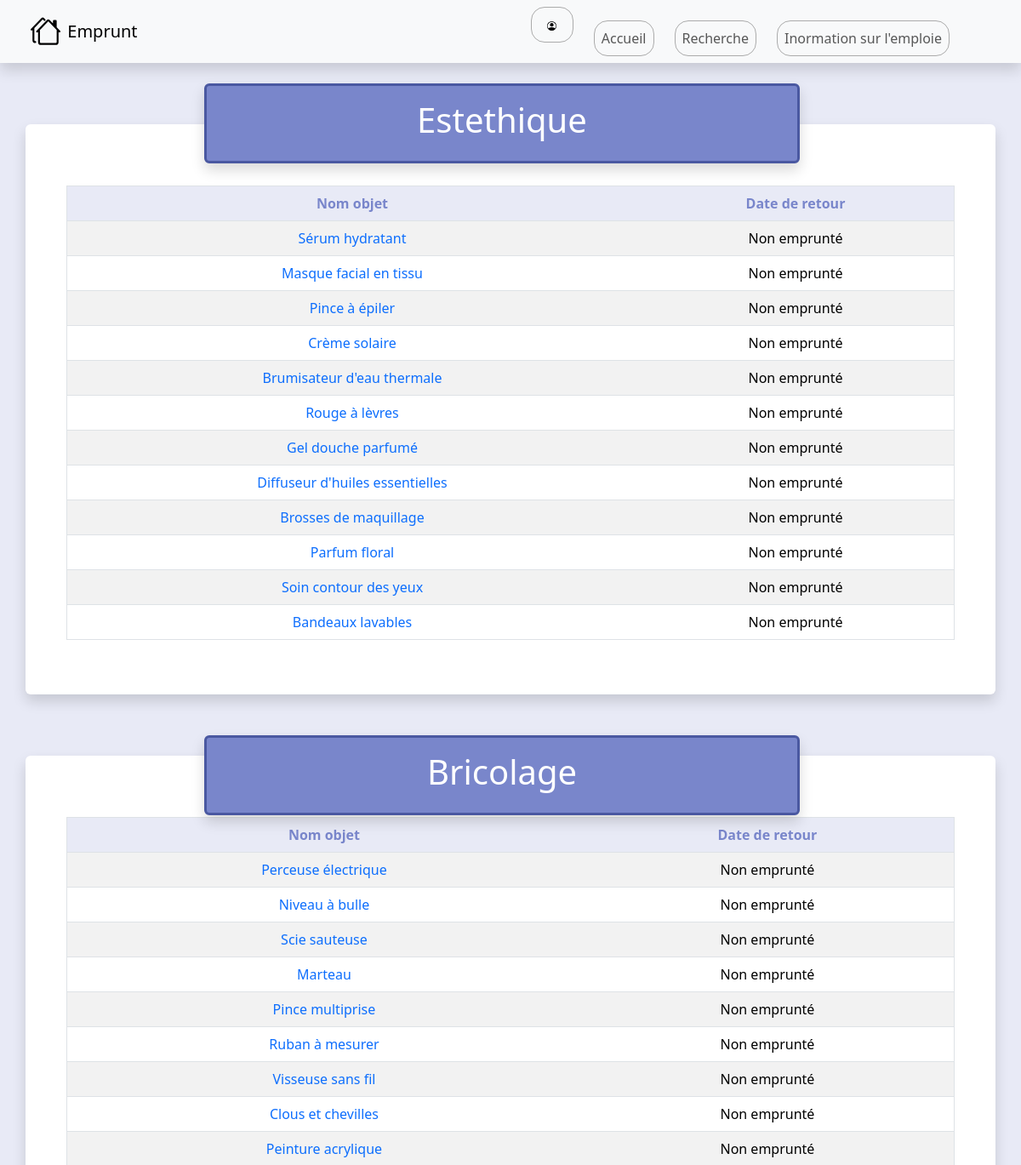
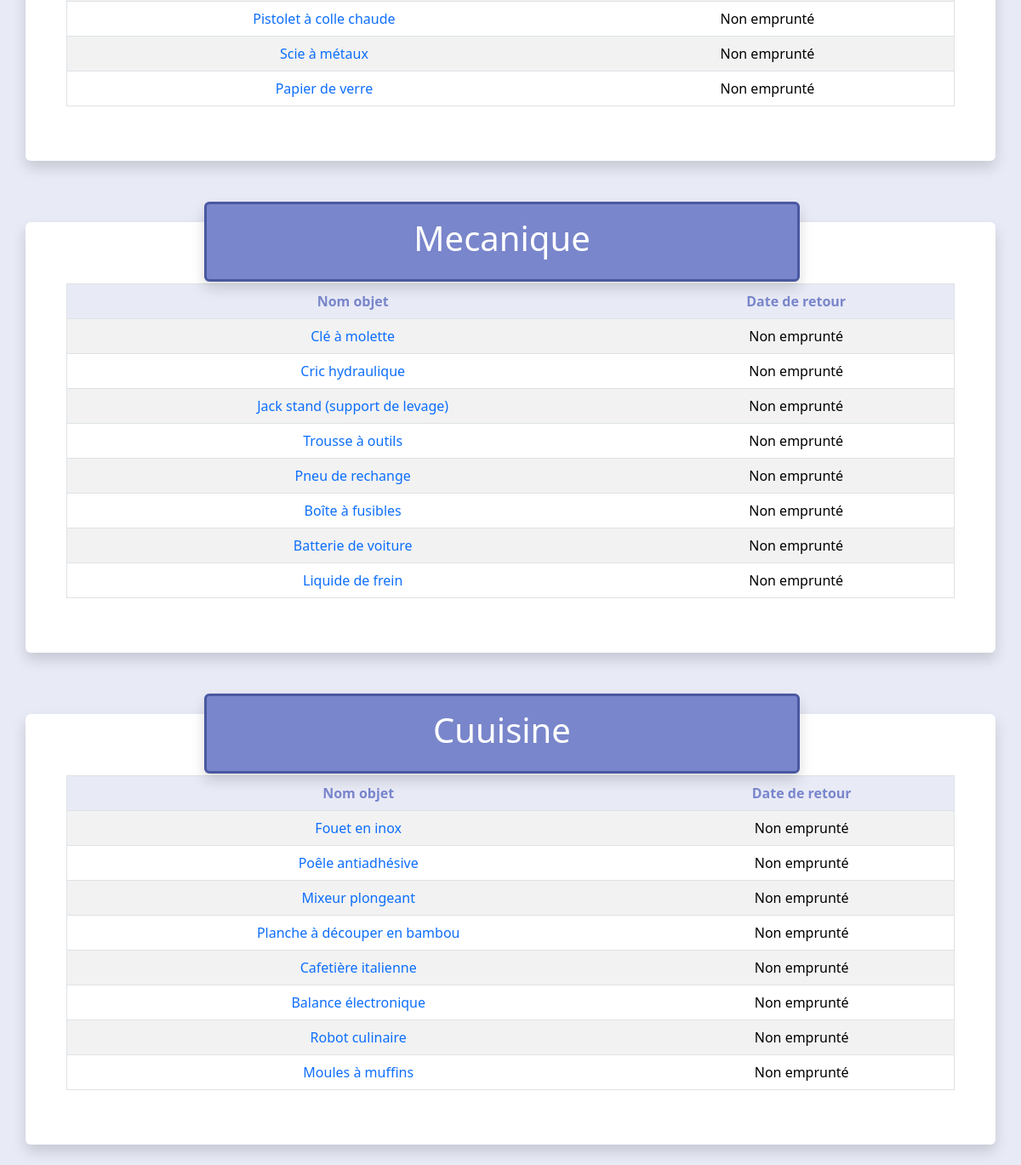
The page /pages/accueil.php on the database as committed earlier (2 pictures, top to bottom).
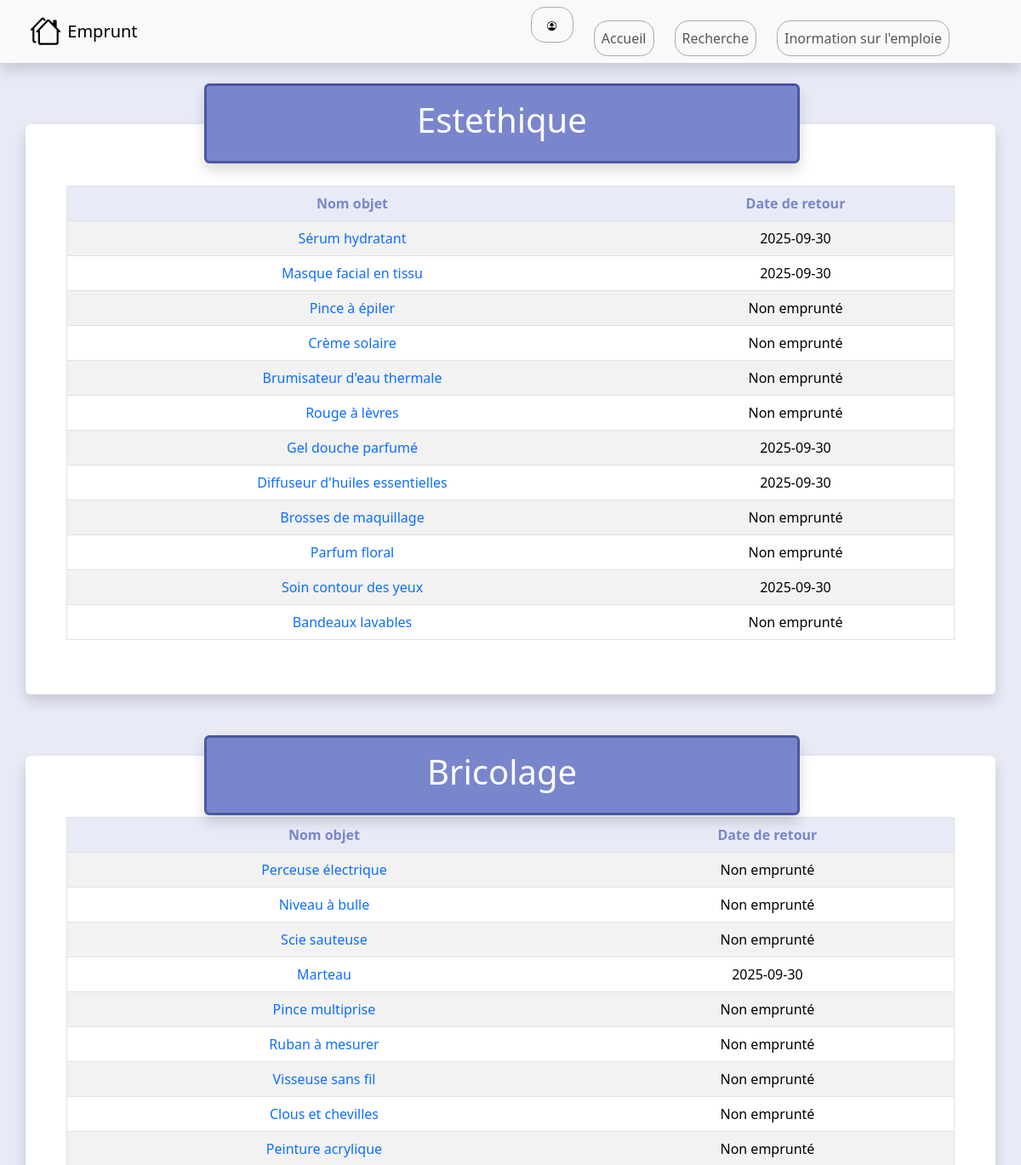
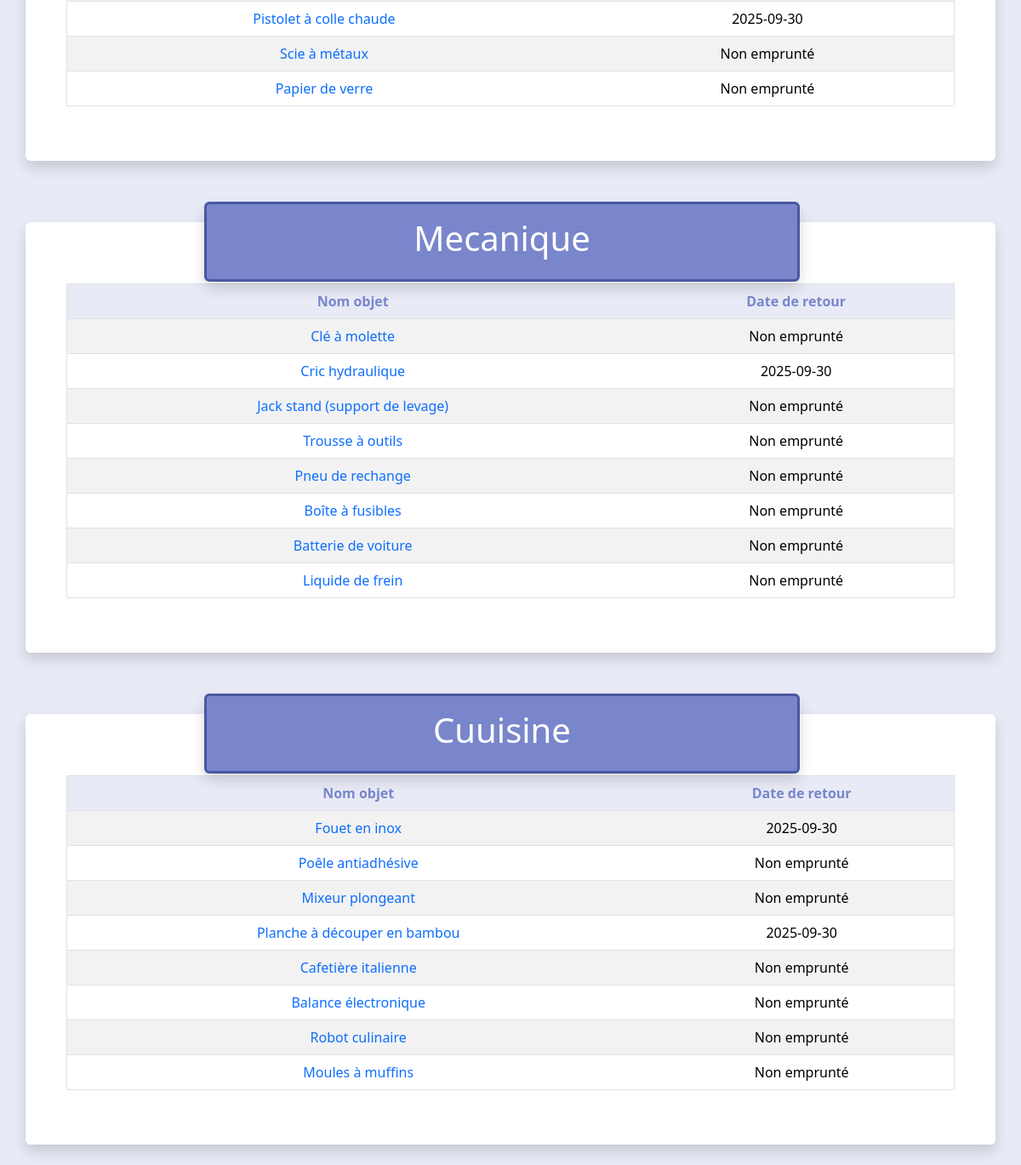
The same page on the database as committed later (2 pictures, top to bottom).
### tables this page shows
CREATE TABLE categore_objet(
    id_categorie INT PRIMARY KEY AUTO_INCREMENT,
    nom_categorie VARCHAR(100)
);

CREATE TABLE objet(
    id_objet INT PRIMARY KEY AUTO_INCREMENT,
    nom_objet VARCHAR(100),
    id_categorie INT,
    id_membre INT,
    FOREIGN KEY (id_categorie) REFERENCES categore_objet(id_categorie),
    FOREIGN KEY (id_membre) REFERENCES membre(id_membre)
);

CREATE TABLE emprunt(
    id_emprunt INT PRIMARY KEY AUTO_INCREMENT,
    id_objet INT,
    id_membre INT,
    date_emprunt DATE,
    date_retour DATE,
    FOREIGN KEY (id_objet) REFERENCES objet(id_objet),
    FOREIGN KEY (id_membre) REFERENCES membre(id_membre)
);

### inc/connection.php (called while the page is built, shortened)
<?php
    function dbconnect()
    {
        static $connect = null;
        if ($connect === null) {
            $connect = mysqli_connect('localhost','root','','exam_vacances');
            mysqli_set_charset($connect, 'utf8mb4');
        }
        return $connect;
    }
?>

### inc/fonction.php (called while the page is built, shortened)
<?php
    include('connection.php');
    function cat_objet()
    {
        $sql ="SELECT * FROM categore_objet";
        $requet = mysqli_query(dbconnect(),$sql);
        $result = array();
        while($all_categorie = mysqli_fetch_assoc($requet))
        {
            $result[] = $all_categorie;
        }
        return $result;
    }
    function all_objet()
    {
        $sql ="SELECT * FROM objet";
        $requet = mysqli_query(dbconnect(),$sql);
        $result = array();
        while($all_objet = mysqli_fetch_assoc($requet))
        {
            $result[] = $all_objet;
        }
        return $result;
    }
    function emprunt($id_objet)
    {
        $sql ="SELECT * FROM emprunt WHERE id_objet = %s AND date_retour > NOW()";
        $sql = sprintf($sql,$id_objet);
        $requet = mysqli_query(dbconnect(),$sql);
        $result = mysqli_fetch_assoc($requet);
        if (isset($result))
        {
            return $result['date_retour'];
        }
        else
        {
            return 'Non emprunté';
        }
    }
?>

### pages/accueil.php (the view, shortened to what this page needs)
<?php
    include('../inc/fonction.php');
    $categorie = cat_objet();
    $taille = 0;
    while (isset($categorie[$taille]))
    {
        $taille++;
    }
    $objet = all_objet();
    $count = 0;
    while (isset($objet[$count]))
    {
        $count++;
    }
?>
<!DOCTYPE html>
<html lang="en">
<head>
    <link href="../assets/bootstrap/css/bootstrap.min.css" rel="stylesheet">
    <link rel="stylesheet" href="../assets/css/style.css">
</head>
<body>
    <?php include('header.php');
        for ($i=0; $i < $taille; $i++) { ?>
            <div class="titre_accueil col-md-7 shadow rounded mt-4">
                <h1 class="text-center p-3 text-white"><?php echo $categorie[$i]['nom_categorie'] ?></h1>
            </div>
            <div class="container contait_table_accueil p-5 rounded shadow mb-4">
                <table  class="table table-striped table-hover text-center rounded border mt-4">
                    <thead class="mt-4">
                        <tr>
                            <th class="p-2 ms-4 me-4" style="background-color: #E8EAF6; color: #7986CB">Nom objet</th>
                            <th class="p-2 ms-4 me-4" style="background-color: #E8EAF6; color: #7986CB">Date de retour</th>
                        </tr>
                    </thead>
                    <tbody>
                        <?php for ($a=0; $a < $count; $a++) {
                            if ($objet[$a]['id_categorie'] == $categorie[$i]['id_categorie']) { ?>
                                <tr>
                                    <td class="text-primary p-2 ms-4 me-4"><?php echo $objet[$a]['nom_objet']?> </td>
                                    <?php $emprunté = emprunt($objet[$a]['id_objet'])?>
                                    <td class="p-2 ms-4 me-4"><?php echo $emprunté ?></td>
                                </tr>
                        <?php }
                        } ?>
                    </tbody>
                </table>
            </div>
    <?php } ?>
</body>
</html>

### pages/header.php (shortened to what this page needs)
<!DOCTYPE html>
<html lang="en">
<head>
</head>
<body>
    <head class="mb-4">
        <nav class="navbar navbar-expand-lg navbar-light bg-light shadow">
            <div class="container-fluid">
                <img src="../assets/bootstrap-icons/icons/houses.svg" class="ms-4" width="3%" height="3%">
                <a class="navbar-brand ms-2" href="#">Emprunt</a>
                <div class="collapse navbar-collapse" id="menu">
                    <ul class="navbar-nav ms-auto me-5">
                        <li class="nav-item">
                            <p class="nav-link me-4 nav_case_profil text-center">
                                <img src="../assets/bootstrap-icons/icons/person-circle.svg" class="me-2 ms-2" width="35%" height="35%">
                            </p>
                        </li>
                        <li class="nav-item">
                            <a class="nav-link nav_case me-4 mt-3" href="../index.php">Accueil</a>
                        </li>
                        <li class="nav-item">
                            <a class="nav-link nav_case me-4 mt-3" href="bare_recherche.php">Recherche</a>
                        </li>
                        <li class="nav-item">
                            <a class="nav-link nav_case me-4 mt-3" href="info_plus.php">Inormation sur l'emploie</a>
                        </li>
                    </ul>
                </div>
            </div>
        </nav>
    </head>
</body>
</html>

### assets/css/style.css (style rules this page uses)
body { background-color: #E8EAF6; }
.nav_case { border: 1px solid rgb(171, 171, 171); border-radius: 16px; }
.nav_case_profil { border: 1px solid rgb(171, 171, 171); border-radius: 16px; }
.titre_accueil { position: absolute; margin-left: 20%; background-color: #7986CB; border: 3px solid #4a58a1; }
.contait_table_accueil { margin-top: 6%; background-color: white; }

Rows that differ between the two databases and show on the page:
changed through a linked row, objet "Sérum hydratant": id_objet.date_retour "Non emprunté" → "2025-09-30"
changed through a linked row, objet "Masque facial en tissu": id_objet.date_retour "Non emprunté" → "2025-09-30"
changed through a linked row, objet "Gel douche parfumé": id_objet.date_retour "Non emprunté" → "2025-09-30"
changed through a linked row, objet "Diffuseur d'huiles essentielles": id_objet.date_retour "Non emprunté" → "2025-09-30"
changed through a linked row, objet "Soin contour des yeux": id_objet.date_retour "Non emprunté" → "2025-09-30"
changed through a linked row, objet "Marteau": id_objet.date_retour "Non emprunté" → "2025-09-30"
changed through a linked row, objet "Pistolet à colle chaude": id_objet.date_retour "Non emprunté" → "2025-09-30"
changed through a linked row, objet "Cric hydraulique": id_objet.date_retour "Non emprunté" → "2025-09-30"
changed through a linked row, objet "Fouet en inox": id_objet.date_retour "Non emprunté" → "2025-09-30"
changed through a linked row, objet "Planche à découper en bambou": id_objet.date_retour "Non emprunté" → "2025-09-30"
